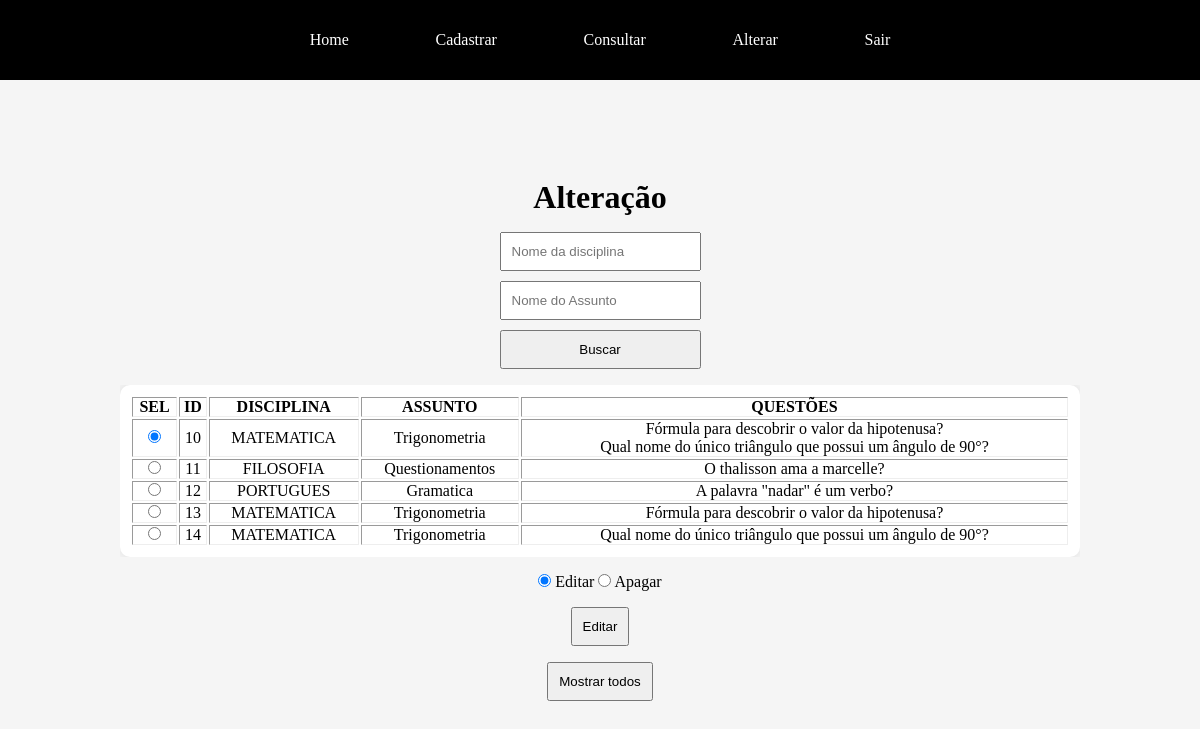
Page /site/acess/prof/alteracao/prova/busca.php on the earlier database version.
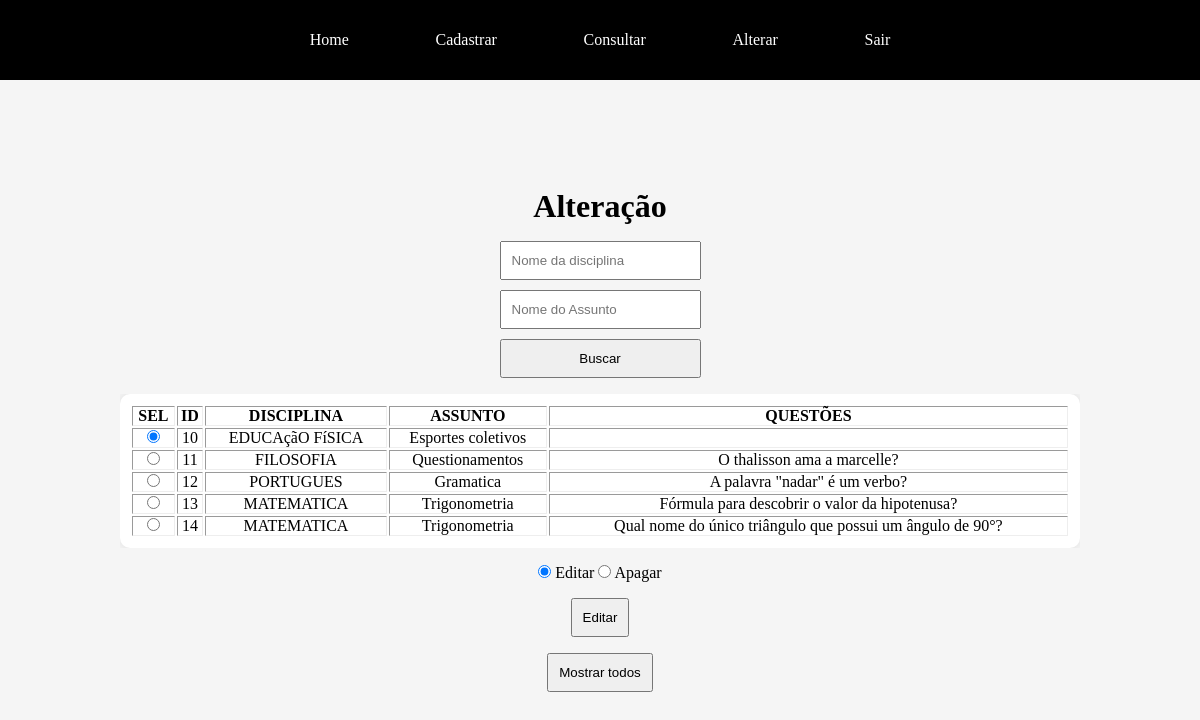
Same page on the later database version.
### tables this page shows
CREATE TABLE `prova` (
  `id` int(11) NOT NULL,
  `disciplina` varchar(60) NOT NULL,
  `assunto` varchar(60) NOT NULL,
  `questoes` varchar(120) NOT NULL
);

### site/acess/prof/alteracao/prova/busca.php (the view, shortened to what this page needs)
<!DOCTYPE html>
<html lang="pt-BR">
<head>
  <link rel="stylesheet" href="../../../../css/acess/consulta.css">
  <?php
    require "../../../../conexao.php";
    $nome = $_POST['nome'];
    $assunto = $_POST['assunto'];
    $sql = "SELECT * FROM PROVA WHERE disciplina LIKE '$nome%' AND assunto LIKE '$assunto%'";
    $result = mysqli_query($conn, $sql);
    $rows = mysqli_num_rows($result);
  ?>
</head>
<body>
  <header>
    <nav class="menu">
      <a href="../../home.php" class="menu-item"><span>Home</span></a>
      <a href="../../cadastrar.php" class="menu-item"><span>Cadastrar</span></a>
      <a href="../../consultar.php" class="menu-item"><span>Consultar</span></a>
      <a href="../../alterar.php" class="menu-item"><span>Alterar</span></a>
      <a href="../../../../index.php" class="menu-item"><span>Sair</span></a>
    </nav>
  </header>
  <main>
    <h1>Alteração</h1>
    <form action="busca.php" method="post" class="busca" style="display: flex; flex-direction: column; gap: 10px;">
      <input type="text" name="nome" placeholder="Nome da disciplina" required>
      <input type="text" name="assunto" placeholder="Nome do Assunto" required>
      <button type="submit">Buscar</button>
    </form>
    <form action="validacao.php" method="post" class="form">
      <div class="container">
        <table border="1px" class='lista'>
          <thead>
            <th>SEL</th>
            <th>ID</th>
            <th>DISCIPLINA</th>
            <th>ASSUNTO</th>
            <th>QUESTÕES</th>
          </thead>
          <tbody>
            <?php
              if ($rows > 0) {
                $c = 0;
                while ($row = mysqli_fetch_assoc($result)) {
                  if ($c == 0) {
                    echo "<tr>
                      <td><input type='radio' value='{$row['id']}' name='disc' checked></td>
                      <td>{$row['id']}</td>
                      <td>{$row['disciplina']}</td>
                      <td>{$row['assunto']}</td>
                      <td>{$row['questoes']}</td>
                    </tr>";
                    $c = 1;
                  } else {
                    echo "<tr>
                      <td><input type='radio' value='{$row['id']}' name='disc'></td>
                      <td>{$row['id']}</td>
                      <td>{$row['disciplina']}</td>
                      <td>{$row['assunto']}</td>
                      <td>{$row['questoes']}</td>
                    </tr>";
                  }
                }
              } else {
                echo "<script>alert('Prova não encontrada!'); location.href = 'alterar.php'</script>";
              }
            ?>
          </tbody>
        </table>
      </div>
      <div class="radios">
          <input type="radio" name="alt" value='editar' checked onclick="mudar()">
          <span>Editar</span>
          <input type="radio" name="alt" value='apagar' onclick='mudar()'>
          <span>Apagar</span>
      </div>
      <button type='submit' id='btn'>Editar</button>
    </form>
    <button onclick="voltar()">Mostrar todos</button>
  </main>
</body>
</html>

Differences in the rows shown:
changed prova id 10: disciplina "MATEMATICA" → "EDUCAçãO FíSICA"; assunto "Trigonometria" → "Esportes coletivos"; questoes "Fórmula para descobrir o valor da hipotenusa? Qual nome do único triângulo que possui um ângulo de 90°?" → (not shown)
